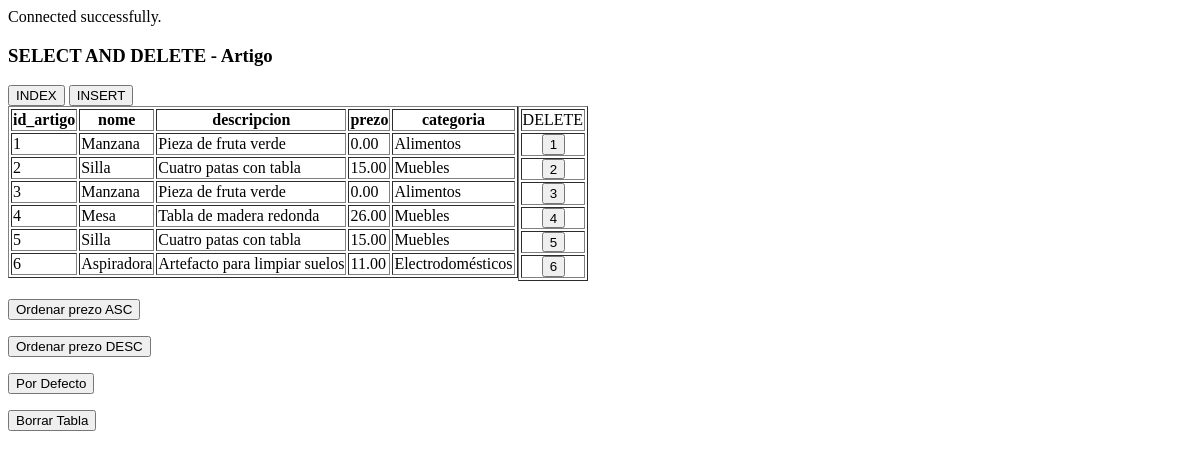
The page /Uno/UnoSELECT.php on the database its author committed.
### tables this page shows
CREATE TABLE `artigo` (
  `id` int(255) NOT NULL PRIMARY KEY AUTO_INCREMENT,
  `nome` varchar(30) DEFAULT NULL,
  `descripcion` varchar(255) DEFAULT NULL,
  `prezo` FLOAT(10,2) DEFAULT NULL,
  `categoria` varchar(30) DEFAULT NULL
);

### Uno/UnoSELECT.php (the view, shortened to what this page needs)
<?php
include 'conection.php';
?>
<!DOCTYPE html>
<html>
<head>
</head>
<body>
    <h3> SELECT AND DELETE - Artigo</h3>
    <input id='btn-index' type="button" onclick="location.href='index.html';" value="INDEX"/>
    <input id='btn-index' type="button" onclick="location.href='UnoINSERT.php';" value="INSERT"/>
<?php
        if (isset($_POST['Prezo_DESC'])) {
        $query = " SELECT * FROM artigo ORDER BY prezo DESC";
        }
        else if (isset($_POST['Prezo_ASC'])) {
        $query = " SELECT * FROM artigo ORDER BY prezo ASC";
        }
        else if (isset($_POST['Prezo_Defecto'])) {
        $query = " SELECT * FROM ARTIGO";
            }
        else if (isset($_POST['truncate-table'])) {
            $query = "TRUNCATE TABLE artigo";
            }
        else {
            $query = " SELECT * FROM artigo";
            }
        $result = $conn -> query("$query");
            echo "<table id='all-table' border=1>";
                echo "<tr>";
                    echo "<th>id_artigo</th>";
                    echo "<th>nome</th>";
                    echo "<th>descripcion</th>";
                    echo "<th>prezo</th>";
                    echo "<th>categoria</th>";
                echo "</tr>";
            while($row = mysqli_fetch_array($result)){
                echo "<tr>";
                    echo "<td value='count_id'>" . $row['id'] . "</td>";
                    echo "<td>" . $row['nome'] . "</td>";
                    echo "<td>" . $row['descripcion'] . "</td>";
                    echo "<td>" . $row['prezo'] . "</td>";
                    echo "<td>" . $row['categoria'] . "</td>";
                echo "</tr>";
            }
        echo "</table>";
        $result = $conn -> query("$query");
        while($row = mysqli_fetch_array($result)){
        $test[] = $row['id'];
        }
        $query2 = "SELECT * FROM artigo";
        if ($result2 = mysqli_query($conn, $query2)){
            $num = mysqli_num_rows($result2);
        }
        echo "<table id='buttons' border=1 >";
        echo "<tr><td>DELETE</td></td>";
        for ($i = 0; $i < $num; $i++){
        echo "
                <form action='' method='POST'>
                    <tr>
                        <td><input id='per-button' type= 'submit'
                        name='DEL'  value='"
                            ."$test[$i]".            "' /></td>
                    </tr>
                </form>
        ";
        }
        echo "</table>";
    echo "<br>";
            echo "<div id='price'>";
            echo "<form action='' method='POST'>
                <input  type='submit' name='Prezo_ASC' value='Ordenar prezo ASC' />
                </form></div>";
            echo "<div id='price'>";
            echo "<form action='' method='POST'>
                <input  type='submit' name='Prezo_DESC' value='Ordenar prezo DESC' />
                </form></div>";
            echo "<div id='price'>";
            echo "<form action='' method='POST'>
                <input  type='submit' name='Prezo_Defecto' value='Por Defecto' />
                </form></div>";
            echo "<form action='' method='POST'>
                <input id='borrar' type='submit' name='truncate-table' value='Borrar Tabla' />
                </form>";
?>
    </body>
</html>

### Uno/UnoSELECT.php (style rules this page uses)
#buttons { height: 50px; }
#buttons #per-button { position: relative; margin: -1px; }
#per-button { height: 20.4px; left: 33.33%; }
#all-table { position: relative; float: left; }
#btn-index { position: relative; border-bottom; 5px; }
#price { position:relative; display: block; }

### rows shown on the page
artigo: id "1", nome "Manzana", descripcion "Pieza de fruta verde", prezo "0.00", categoria "Alimentos"
artigo: id "2", nome "Silla", descripcion "Cuatro patas con tabla", prezo "15.00", categoria "Muebles"
artigo: id "3", nome "Manzana", descripcion "Pieza de fruta verde", prezo "0.00", categoria "Alimentos"
artigo: id "4", nome "Mesa", descripcion "Tabla de madera redonda", prezo "26.00", categoria "Muebles"
artigo: id "5", nome "Silla", descripcion "Cuatro patas con tabla", prezo "15.00", categoria "Muebles"
artigo: id "6", nome "Aspiradora", descripcion "Artefacto para limpiar suelos", prezo "11.00", categoria "Electrodomésticos"
